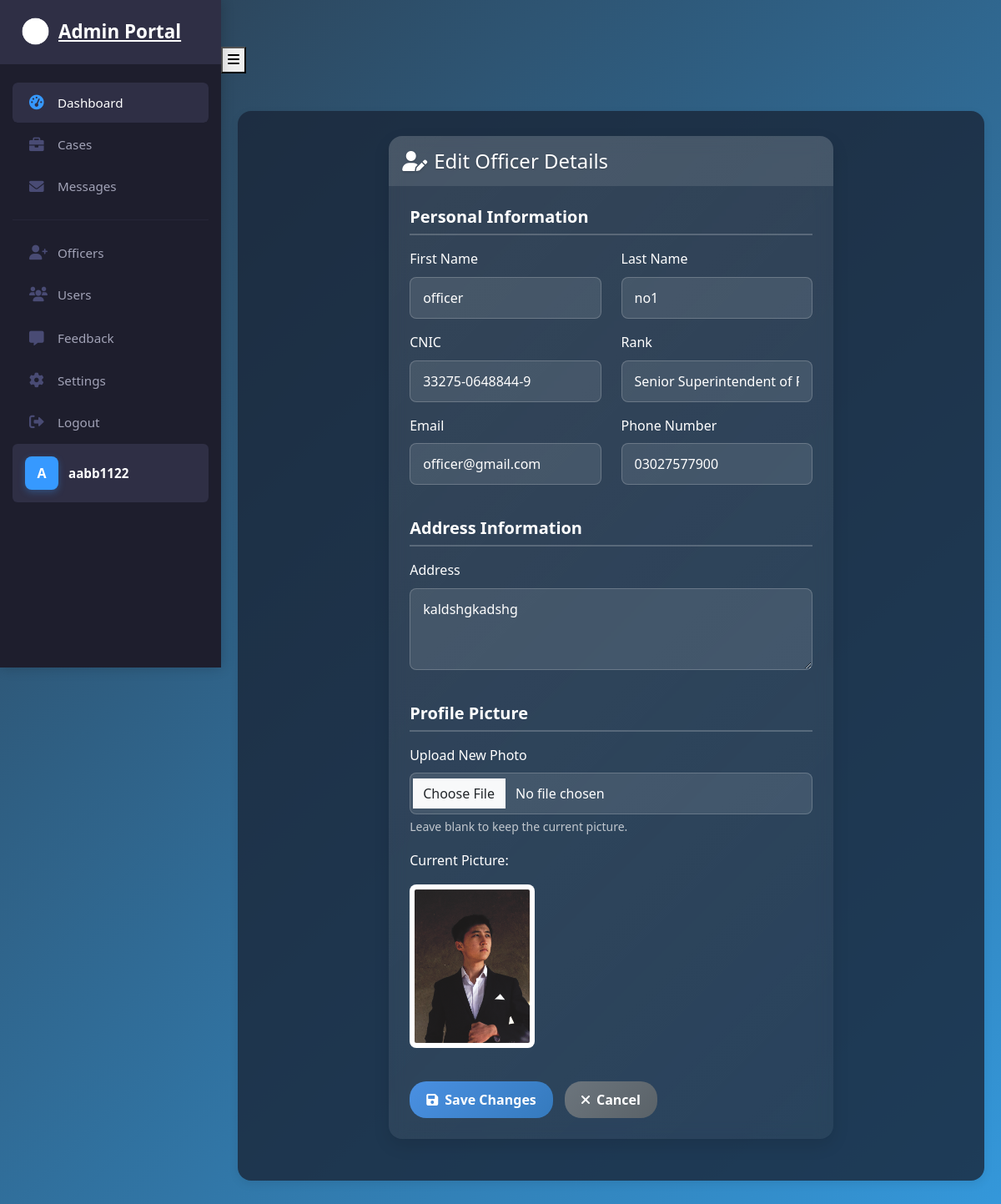
/cadmin/edit-officer/15/ (signed in), run on the app's committed database.
### frontend/models.py (models this page shows, shortened)
class User(AbstractUser):
    USER_TYPE_CHOICES = (
        ('user', 'Regular User'),
        ('officer', 'Police Officer'),
        ('admin', 'Admin'),
    )
    RANK_CHOICES = (
        ('IGP', 'Inspector General of Police (IGP)'),
        ('DIG', 'Deputy Inspector General (DIG)'),
        ('SSP', 'Senior Superintendent of Police (SSP)'),
        ('SP', 'Superintendent of Police (SP)'),
        ('DSP', 'Deputy Superintendent of Police (DSP)'),
        ('ASP', 'Assistant Superintendent of Police (ASP)'),
        ('Inspector', 'Inspector'),
        ('SI', 'Sub-Inspector (SI)'),
        ('ASI', 'Assistant Sub-Inspector (ASI)'),
        ('HC', 'Head Constable (HC)'),
        ('Constable', 'Constable'),
    )
    user_type = models.CharField(max_length=10, choices=USER_TYPE_CHOICES, default='user')
    phone_number = models.CharField(max_length=15, blank=True)
    address = models.TextField(blank=True)
    profile_picture = models.ImageField(upload_to='profile_pictures/', blank=True, null=True)
    date_of_birth = models.DateField(null=True, blank=True)
    is_verified = models.BooleanField(default=False)
    created_at = models.DateTimeField(auto_now_add=True)
    updated_at = models.DateTimeField(auto_now=True)
    cnic = models.CharField(max_length=15, unique=True, blank=True, null=True, help_text="Format: 12345-1234567-1")
    rank = models.CharField(max_length=20, choices=RANK_CHOICES, blank=True, null=True)
    cases_closed = models.PositiveIntegerField(default=0, help_text="Number of cases closed by this officer")
    groups = models.ManyToManyField(
        'auth.Group',
        verbose_name=_('groups'),
        blank=True,
        help_text=_(
            'The groups this user belongs to. A user will get all permissions '
            'granted to each of their groups.'
        ),
        related_name='frontend_user_set',
        related_query_name='frontend_user'
    )
    user_permissions = models.ManyToManyField(
        'auth.Permission',
        verbose_name=_('user permissions'),
        blank=True,
        help_text=_('Specific permissions for this user.'),
        related_name='frontend_user_set',
        related_query_name='frontend_user'
    )
    def is_admin(self):
        return self.user_type == 'admin' or self.is_superuser
    class Meta:
        verbose_name = _('user')
        verbose_name_plural = _('users')
        db_table = 'frontend_user'

### cadmin/views.py (the view, shortened to what this page needs)
# urls.py: path('edit-officer/<int:officer_id>/', views.edit_officer, name='edit_officer'),
@login_required(login_url='login')
@user_passes_test(is_admin, login_url='login')
def edit_officer(request, officer_id):
    officer = get_object_or_404(User, id=officer_id, user_type='officer')
    context = {
        'officer': officer
    }
    return render(request, 'edit_officer.html', context)

### cadmin/templates/edit_officer.html (shortened to what this page needs)
{% extends 'base_admin.html' %}
{% load static %}
{% block content %}
<div class="container-fluid">
    <div class="row justify-content-center">
        <div class="col-md-8">
            <div class="card" style="background: linear-gradient(135deg, rgba(255, 255, 255, 0.1), rgba(255, 255, 255, 0.05)); border: none; border-radius: 16px; box-shadow: 0 8px 20px rgba(0, 0, 0, 0.1); overflow: hidden; backdrop-filter: blur(10px);">
                <div class="card-header py-3" style="background: rgba(255, 255, 255, 0.1); border-bottom: none;">
                    <h4 class="m-0 font-weight-bold" style="color: white; text-shadow: 0 1px 3px rgba(0, 0, 0, 0.2);"><i class="fas fa-user-edit me-2"></i>Edit Officer Details</h4>
                </div>
                <div class="card-body">
                    <form method="POST" enctype="multipart/form-data">
                        <div class="row mb-4">
                            <div class="col-12">
                                <h5 class="mb-3" style="color: white; font-weight: 600; border-bottom: 2px solid rgba(255, 255, 255, 0.2); padding-bottom: 0.5rem;">Personal Information</h5>
                            </div>
                            <div class="col-md-6 mb-3">
                                <label for="first_name" class="form-label" style="color: white; font-weight: 500;">First Name</label>
                                <input type="text" class="form-control" id="first_name" name="first_name" value="{{ officer.first_name }}" required style="background: rgba(255, 255, 255, 0.1); color: white; border: 1px solid rgba(255, 255, 255, 0.2); border-radius: 8px; padding: 12px 15px;">
                            </div>
                            <div class="col-md-6 mb-3">
                                <label for="last_name" class="form-label" style="color: white; font-weight: 500;">Last Name</label>
                                <input type="text" class="form-control" id="last_name" name="last_name" value="{{ officer.last_name }}" required style="background: rgba(255, 255, 255, 0.1); color: white; border: 1px solid rgba(255, 255, 255, 0.2); border-radius: 8px; padding: 12px 15px;">
                            </div>
                            <div class="col-md-6 mb-3">
                                <label for="cnic" class="form-label" style="color: white; font-weight: 500;">CNIC</label>
                                <input type="text" class="form-control" id="cnic" name="cnic" value="{{ officer.cnic }}" pattern="[0-9]{5}-[0-9]{7}-[0-9]" placeholder="12345-1234567-1" required style="background: rgba(255, 255, 255, 0.1); color: white; border: 1px solid rgba(255, 255, 255, 0.2); border-radius: 8px; padding: 12px 15px;">
                            </div>
                            <div class="col-md-6 mb-3">
                                <label for="rank" class="form-label" style="color: white; font-weight: 500;">Rank</label>
                                <select class="form-select" id="rank" name="rank" required style="background: rgba(255, 255, 255, 0.1); color: white; border: 1px solid rgba(255, 255, 255, 0.2); border-radius: 8px; padding: 12px 15px;">
                                    <option value="SSP" {% if officer.rank == 'SSP' %}selected{% endif %}>Senior Superintendent of Police (SSP)</option>
                                </select>
                            </div>
                            <div class="col-md-6 mb-3">
                                <label for="email" class="form-label" style="color: white; font-weight: 500;">Email</label>
                                <input type="email" class="form-control" id="email" name="email" value="{{ officer.email }}" required style="background: rgba(255, 255, 255, 0.1); color: white; border: 1px solid rgba(255, 255, 255, 0.2); border-radius: 8px; padding: 12px 15px;">
                            </div>
                            <div class="col-md-6 mb-3">
                                <label for="phone_number" class="form-label" style="color: white; font-weight: 500;">Phone Number</label>
                                <input type="tel" class="form-control" id="phone_number" name="phone_number" value="{{ officer.phone_number }}" required style="background: rgba(255, 255, 255, 0.1); color: white; border: 1px solid rgba(255, 255, 255, 0.2); border-radius: 8px; padding: 12px 15px;">
                            </div>
                        </div>
                        <div class="row mb-4">
                            <div class="col-12">
                                <h5 class="mb-3" style="color: white; font-weight: 600; border-bottom: 2px solid rgba(255, 255, 255, 0.2); padding-bottom: 0.5rem;">Address Information</h5>
                            </div>
                            <div class="col-12 mb-3">
                                <label for="address" class="form-label" style="color: white; font-weight: 500;">Address</label>
                                <textarea class="form-control" id="address" name="address" rows="3" required style="background: rgba(255, 255, 255, 0.1); color: white; border: 1px solid rgba(255, 255, 255, 0.2); border-radius: 8px; padding: 12px 15px;">{{ officer.address }}</textarea>
                            </div>
                        </div>
                        <div class="row mb-4">
                            <div class="col-12">
                                <h5 class="mb-3" style="color: white; font-weight: 600; border-bottom: 2px solid rgba(255, 255, 255, 0.2); padding-bottom: 0.5rem;">Profile Picture</h5>
                            </div>
                            <div class="col-12 mb-3">
                                <label for="profile_picture" class="form-label" style="color: white; font-weight: 500;">Upload New Photo</label>
                                <input type="file" class="form-control" id="profile_picture" name="profile_picture" accept="image/*" style="background: rgba(255, 255, 255, 0.1); color: white; border: 1px solid rgba(255, 255, 255, 0.2); border-radius: 8px; padding: 12px 15px;">
                                <div class="form-text" style="color: rgba(255, 255, 255, 0.7);">Leave blank to keep the current picture.</div>
                                {% if officer.profile_picture %}
                                <div class="mt-3">
                                    <p style="color: white;">Current Picture:</p>
                                    <img src="{{ officer.profile_picture.url }}" alt="Profile Picture" class="img-thumbnail" width="150" style="border: 2px solid rgba(255, 255, 255, 0.3); border-radius: 8px;">
                                </div>
                                {% endif %}
                            </div>
                        </div>
                        <div class="row">
                            <div class="col-12">
                                <button type="submit" class="btn btn-primary" style="background: linear-gradient(135deg, #4a90e2, #357abd); border: none; border-radius: 20px; padding: 10px 20px; font-weight: 600; transition: transform 0.2s ease, box-shadow 0.2s ease; margin-right: 10px;">
                                    <i class="fas fa-save me-2"></i>Save Changes
                                </button>
                                <a href="{% url 'cadmin:register_officer' %}" class="btn btn-secondary" style="background: linear-gradient(135deg, #6c757d, #5a6268); border: none; border-radius: 20px; padding: 10px 20px; font-weight: 600; color: white; transition: transform 0.2s ease, box-shadow 0.2s ease;">
                                    <i class="fas fa-times me-2"></i>Cancel
                                </a>
                            </div>
                        </div>
                    </form>
                </div>
            </div>
        </div>
    </div>
</div>
{% endblock %}

### cadmin/templates/base_admin.html (shortened to what this page needs)
{% load static %}
<!DOCTYPE html>
<html lang="en">
<head>
    <link rel="stylesheet" href="{% static 'css/bootstrap.min.css' %}">
    <link rel="stylesheet" href="https://cdnjs.cloudflare.com/ajax/libs/font-awesome/6.0.0-beta3/css/all.min.css">
    <link rel="stylesheet" href="{% static 'css/style.css' %}">
</head>
<body>
    <nav class="admin-sidebar" id="adminSidebar">
        <div class="sidebar-container">
            <a href="{% url 'cadmin:admin_dashboard' %}" class="sidebar-brand">
                <img src="{% static 'images/police-logo.png' %}" alt="Pakistani Police Logo">
                <span class="brand-text">Admin Portal</span>
            </a>
            <div class="sidebar-menu">
                <ul class="sidebar-nav sidebar-nav-primary">
                    <li class="sidebar-item">
                        <a class="sidebar-link {% if request.resolver_match.url_name == 'admin_dashboard' %}active{% endif %}"
                           href="{% url 'cadmin:admin_dashboard' %}">
                            <i class="fas fa-tachometer-alt"></i>
                            <span>Dashboard</span>
                        </a>
                    </li>
                    <li class="sidebar-item">
                        <a class="sidebar-link {% if 'case' in request.resolver_match.url_name %}active{% endif %}"
                           href="{% url 'cadmin:manage_cases' %}">
                            <i class="fas fa-briefcase"></i>
                            <span>Cases</span>
                        </a>
                    </li>
                    <li class="sidebar-item">
                        <a class="sidebar-link {% if request.resolver_match.url_name == 'view_contact_messages' %}active{% endif %}"
                           href="{% url 'cadmin:view_contact_messages' %}">
                            <i class="fas fa-envelope"></i>
                            <span>Messages</span>
                        </a>
                    </li>
                    <li class="sidebar-divider"></li>
                    <li class="sidebar-item">
                        <a class="sidebar-link {% if request.resolver_match.url_name == 'register_officer' %}active{% endif %}"
                           href="{% url 'cadmin:register_officer' %}">
                            <i class="fas fa-user-plus"></i>
                            <span>Officers</span>
                        </a>
                    </li>
                    <li class="sidebar-item">
                        <a class="sidebar-link {% if request.resolver_match.url_name == 'manage_users' %}active{% endif %}"
                           href="{% url 'cadmin:manage_users' %}">
                            <i class="fas fa-users"></i>
                            <span>Users</span>
                        </a>
                    </li>
                </ul>
                <ul class="sidebar-nav sidebar-nav-secondary">
                    <li class="sidebar-item">
                        <a class="sidebar-link {% if request.resolver_match.url_name == 'admin_feedback' %}active{% endif %}"
                           href="{% url 'cadmin:admin_feedback' %}">
                            <i class="fas fa-comment-alt"></i>
                            <span>Feedback</span>
                        </a>
                    </li>
                    <li class="sidebar-item">
                        <a class="sidebar-link {% if request.resolver_match.url_name == 'admin_settings' %}active{% endif %}"
                           href="{% url 'cadmin:admin_settings' %}">
                            <i class="fas fa-cog"></i>
                            <span>Settings</span>
                        </a>
                    </li>
                    <li class="sidebar-item">
                        <form method="post" action="{% url 'cadmin:logout' %}" class="d-inline">
                            <button type="submit" class="sidebar-link">
                                <i class="fas fa-sign-out-alt"></i>
                                <span>Logout</span>
                            </button>
                        </form>
                    </li>
                    <li class="sidebar-profile">
                        <div class="admin-profile">
                            <div class="admin-avatar">
                                {{ request.user.username|first|upper }}
                            </div>
                            <span class="profile-name">{{ request.user.username }}</span>
                        </div>
                    </li>
                </ul>
            </div>
        </div>
    </nav>
    <button class="sidebar-toggle" id="sidebarToggle">
        <i class="fas fa-bars"></i>
    </button>
    <div class="main-content">
        <div class="content-wrapper">
            {% block content %}{% endblock %}
        </div>
    </div>
</body>
</html>

### data on the page
User: user.username|first "A", user.username "aabb1122"
User: first_name "officer", last_name "no1", cnic "33275-0648844-9", rank "Senior Superintendent of Police (SSP)", email "officer@gmail.com", phone_number "03027577900", address "kaldshgkadshg", profile_picture (picture)
